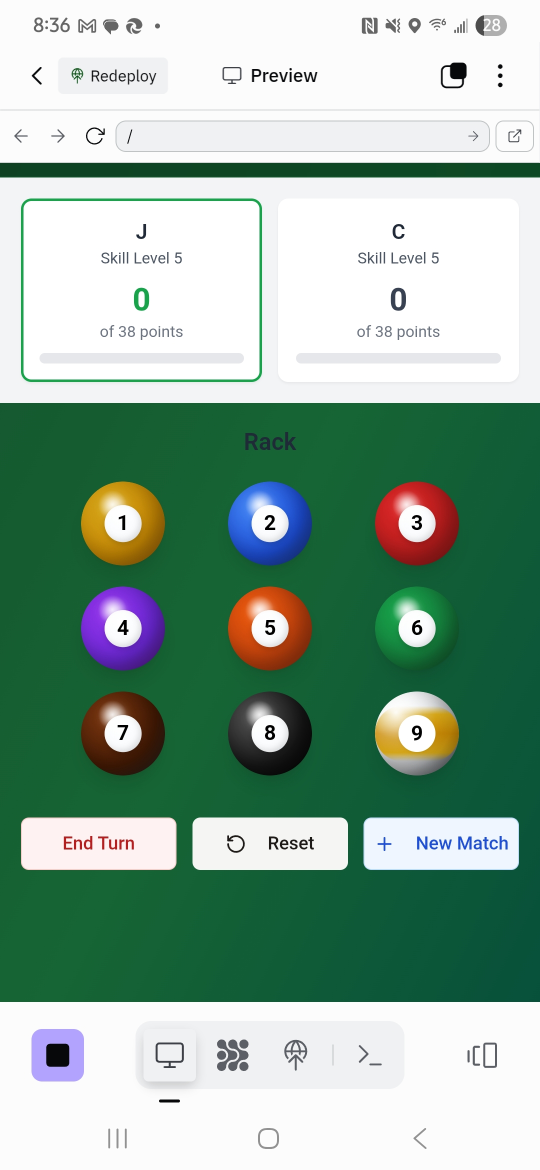
#> input picture attached_assets/Screenshot_20250629_203639_Replit_1751247412738.jpg, 1080 x 2340 px (shown at 1/2 size)
$ python create-screenshots.py
#> lines starting #> are read from the running program, lines starting #| are printed output that depends on the picture
#!/usr/bin/env python3
import os
from PIL import Image

def create_pwa_screenshots():
    # Source screenshot
    source_path = "attached_assets/Screenshot_20250629_203639_Replit_1751247412738.jpg"

    if not os.path.exists(source_path):
        print(f"Source screenshot not found: {source_path}")
        return

    # Open the screenshot
    img = Image.open(source_path)
#> img is the input picture: PIL image 1080x2340 RGB; mean R, G, B 143.3, 172.3, 155.8

    # Create mobile screenshot (standard PWA format)
    # Typical mobile screenshot dimensions: 540x960 or similar aspect ratio
    mobile_width = 540
    mobile_height = 960

    # Manual crop to remove Replit interface
    # The app content starts around y=200 and goes to about y=900
    # and is centered horizontally
    original_width, original_height = img.size
#> original_width = 1080; original_height = 2340

    # Crop out the Replit interface (browser bar, etc.)
    # Focus on just the app content area
    app_left = 0  # Start from left edge
    app_top = 320  # Skip all browser/Replit interface completely
    app_right = original_width  # Go to right edge
#> app_right = 1080
    app_bottom = original_height - 320  # Crop to end at green area, remove bottom navigation
#> app_bottom = 2020

    crop_box = (app_left, app_top, app_right, app_bottom)
#> crop_box = (0, 320, 1080, 2020)

    # Crop and resize
    cropped = img.crop(crop_box)
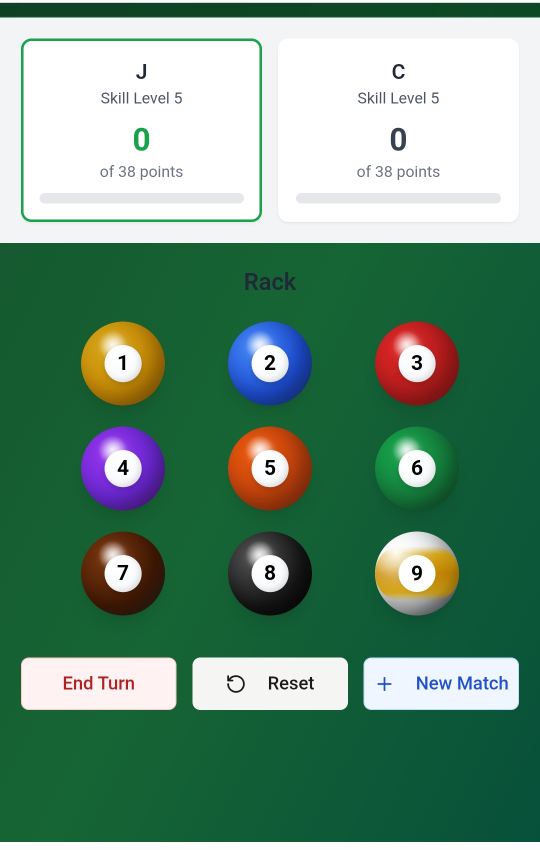
#> cropped: PIL image 1080x1700 RGB (shown at 1/2 size); mean R, G, B 105.8, 145.7, 122.4
    mobile_screenshot = cropped.resize((mobile_width, mobile_height), Image.Resampling.LANCZOS)
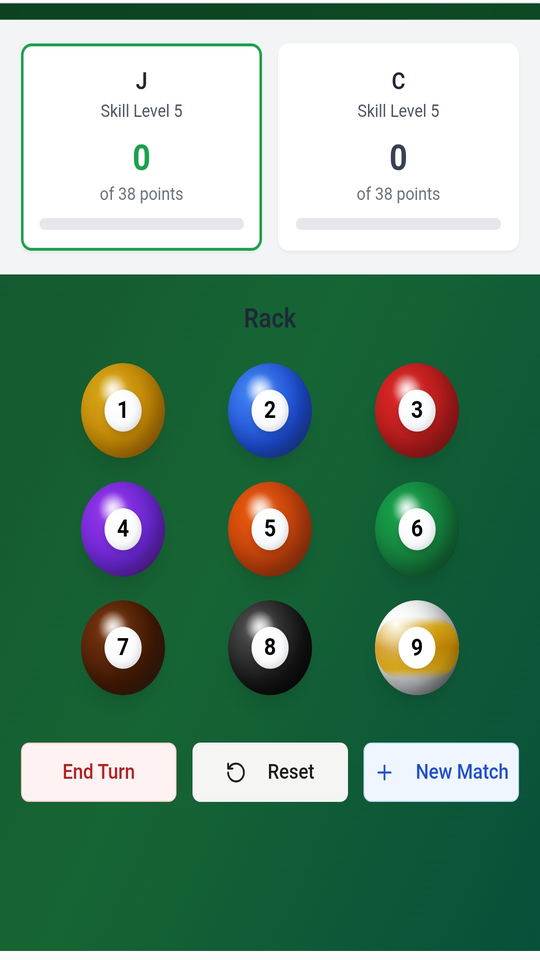
#> mobile_screenshot: PIL image 540x960 RGB; mean R, G, B 105.8, 145.7, 122.3
    mobile_screenshot.save("screenshot-mobile.png", "PNG", optimize=True)
    print("Created screenshot-mobile.png")


    print("PWA screenshots created successfully!")

if __name__ == "__main__":
    create_pwa_screenshots()

$ run again, with attached_assets/Screenshot_20250629_113351_Replit_1751214960716.jpg copied over attached_assets/Screenshot_20250629_203639_Replit_1751247412738.jpg
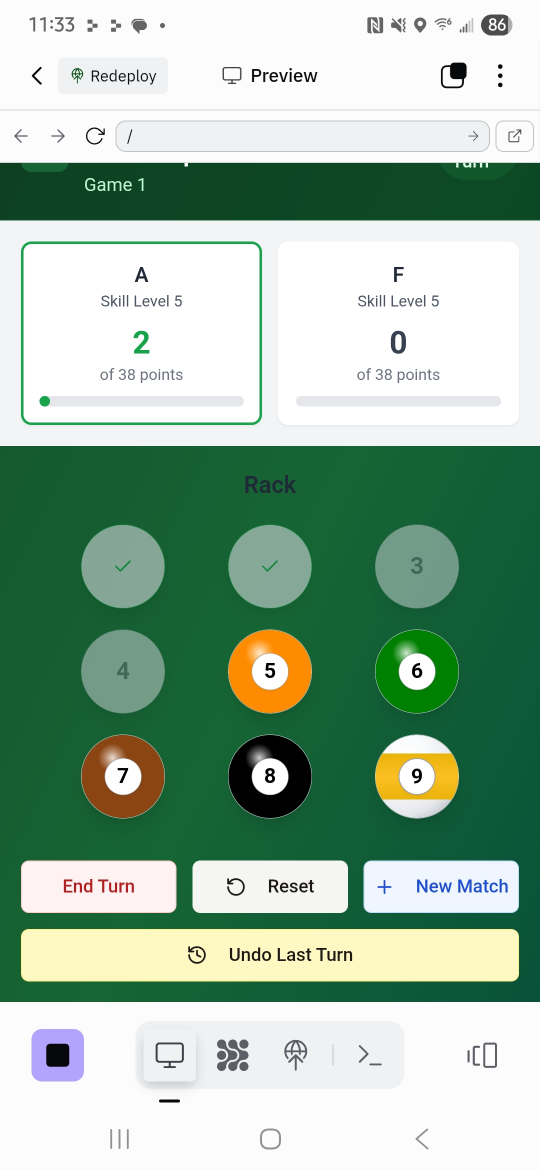
#> input picture attached_assets/Screenshot_20250629_113351_Replit_1751214960716.jpg, 1080 x 2340 px (shown at 1/2 size)
#> in create_pwa_screenshots, img is the input picture: PIL image 1080x2340 RGB; mean R, G, B 152.9, 180.6, 160.2
#> in create_pwa_screenshots, `cropped = img.crop(crop_box)`:
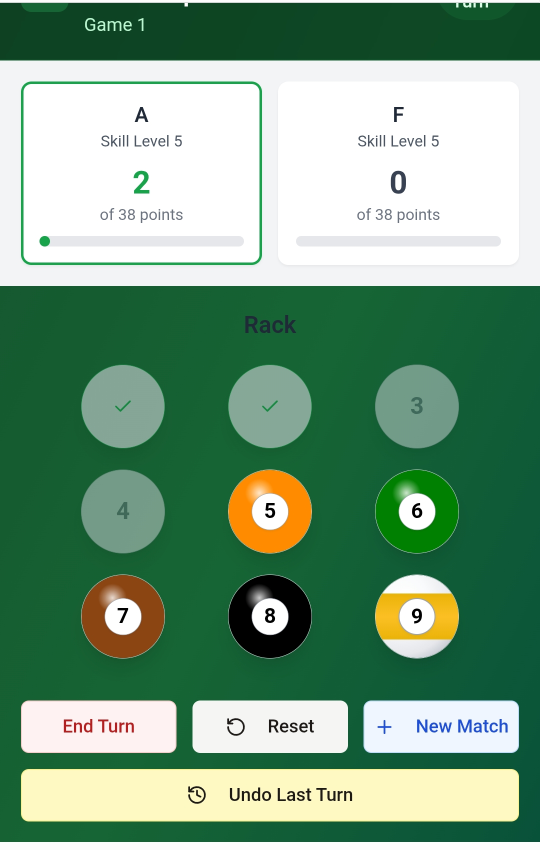
#> cropped: PIL image 1080x1700 RGB (shown at 1/2 size); mean R, G, B 119, 157.1, 128.5
#> in create_pwa_screenshots, `mobile_screenshot = cropped.resize((mobile_width, mobile_height), Imag..`:
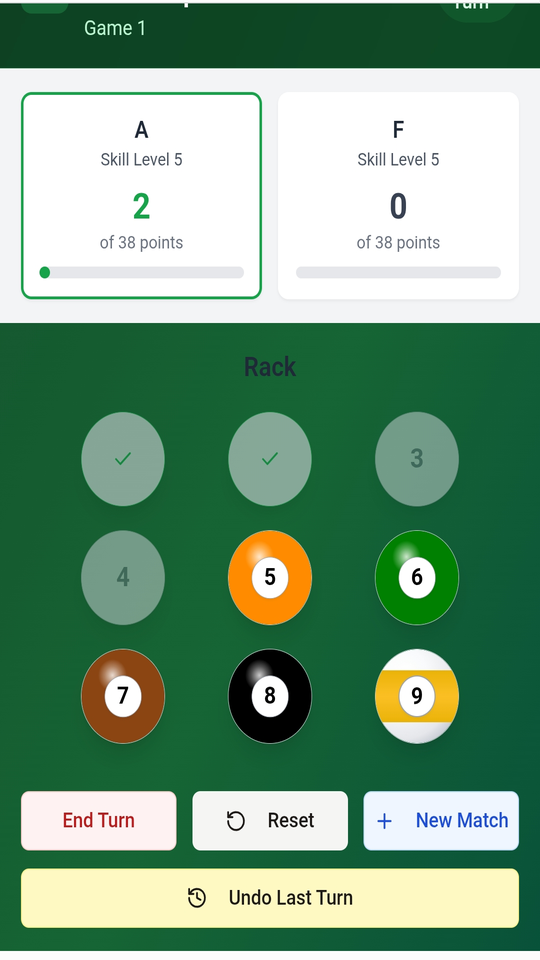
#> mobile_screenshot: PIL image 540x960 RGB; mean R, G, B 118.9, 157, 128.5
